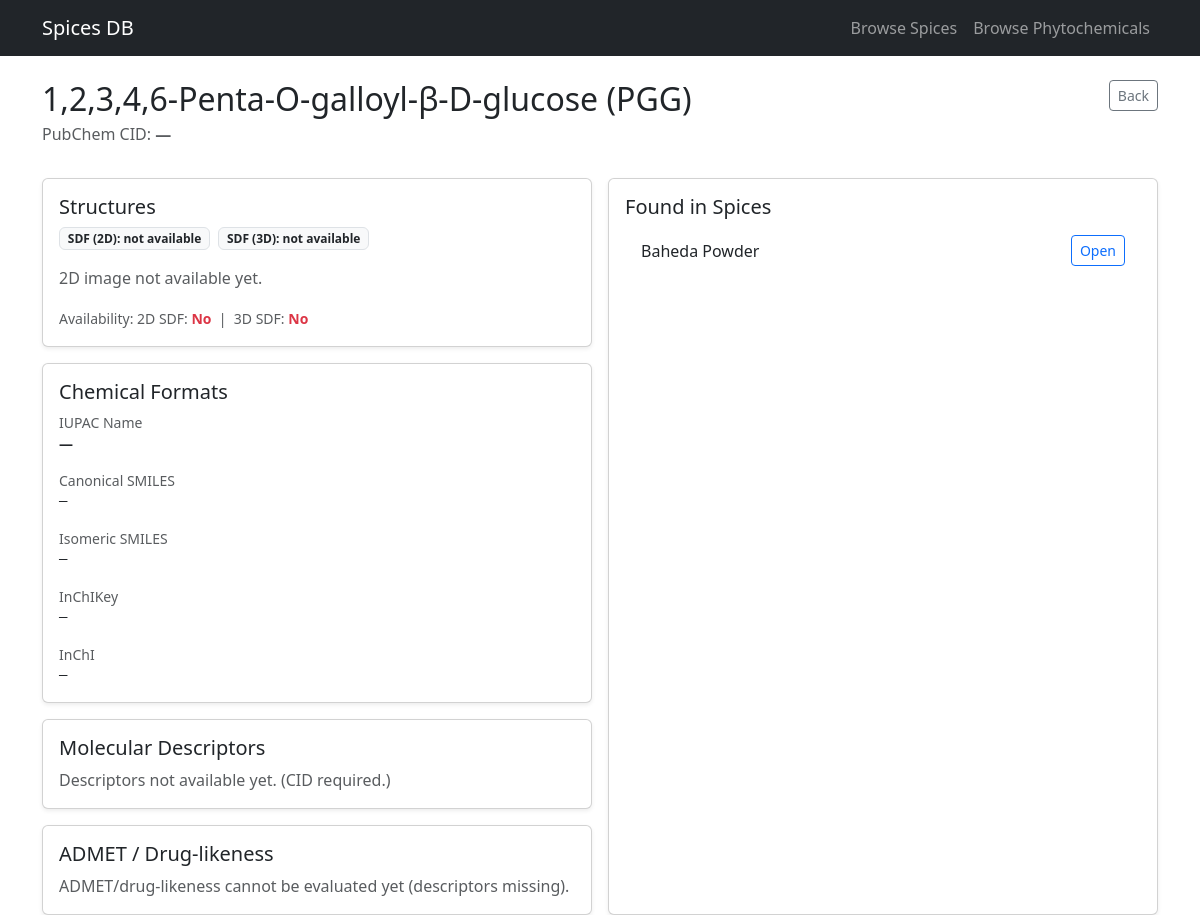
Page /phytochemical/909 on the committed database.
### tables this page shows
CREATE TABLE phytochemicals (
  phyto_id INTEGER PRIMARY KEY AUTOINCREMENT,
  phyto_name TEXT NOT NULL,
  cid INTEGER UNIQUE
);

CREATE TABLE spices (
  spice_id INTEGER PRIMARY KEY AUTOINCREMENT,
  spice_name TEXT NOT NULL UNIQUE,
  botanical_name TEXT
);

### app.py (the view)
@app.route("/phytochemical/<int:phyto_id>")
def phytochemical_detail(phyto_id: int):
    phyto = fetch_phyto_full(phyto_id)
    if not phyto:
        abort(404)
    cid = phyto["cid"]
    print("\n========== PHYTO DETAIL DEBUG ==========")
    print("phyto_id:", phyto_id)
    print("cid:", cid)
    print("existing smiles:", phyto["smiles"])
    print("existing inchikey:", phyto["inchikey"])
    print("existing mw:", phyto["molecular_weight"])
    print("=======================================\n")
    missing_all_structures = (
        not phyto["sdf_2d_path"]
        and not phyto["sdf_3d_path"]
        and not phyto["png_2d_path"]
    )
    if cid and missing_all_structures:
        fetch_structures_on_demand(phyto_id=phyto_id, cid=int(cid))
        phyto = fetch_phyto_full(phyto_id)
    missing_desc = (
        phyto["molecular_weight"] is None
        or phyto["smiles"] is None
        or phyto["inchikey"] is None
    )
    if cid and missing_desc:
        fetch_descriptors_from_pubchem(phyto_id=phyto_id, cid=int(cid))
        phyto = fetch_phyto_full(phyto_id)
    drug_rules = calc_druglikeness_rules(phyto) if phyto["molecular_weight"] is not None else None
    spices = query_db(
        """
        SELECT sp.spice_id, sp.spice_name
        FROM spice_phytochemicals map
        JOIN spices sp ON sp.spice_id = map.spice_id
        WHERE map.phyto_id = ?
        ORDER BY sp.spice_name ASC
        """,
        (phyto_id,),
    )
    return render_template(
        "phytochemical_detail.html",
        phyto=phyto,
        spices=spices,
        drug_rules=drug_rules,
    )

### app.py (called while the page is built)
def get_db_connection():
    if not os.path.exists(DB_PATH):
        raise FileNotFoundError(
            f"SQLite DB not found at {DB_PATH}. Put spices.db inside /data folder."
        )
    conn = sqlite3.connect(DB_PATH)
    conn.row_factory = sqlite3.Row
    return conn

def query_db(sql: str, params=(), one: bool = False):
    conn = get_db_connection()
    cur = conn.execute(sql, params)
    rows = cur.fetchall()
    conn.close()
    return (rows[0] if rows else None) if one else rows

### templates/phytochemical_detail.html (shortened to what this page needs)
{% extends "base.html" %}
{% block content %}
<div class="container mt-4">
  <div class="d-flex align-items-start justify-content-between gap-3 flex-wrap">
    <div>
      <h2 class="mb-1">{{ phyto.phyto_name }}</h2>
      <div class="text-muted">
        PubChem CID:
        {% if phyto.cid %}
          <b id="cidValue">{{ phyto.cid }}</b>
          <a class="ms-2 small text-decoration-none"
             href="https://pubchem.ncbi.nlm.nih.gov/compound/{{ phyto.cid }}"
             target="_blank">
            View on PubChem ↗
          </a>
          <button type="button"
                  class="btn btn-sm btn-outline-secondary ms-2 py-0 px-2"
                  onclick="copyCID()"
                  title="Copy CID">
            Copy
          </button>
        {% else %}
          <b>—</b>
        {% endif %}
      </div>
    </div>
    <div class="d-flex gap-2">
      <a class="btn btn-sm btn-outline-secondary"
         href="{{ url_for('browse_phytochemicals') }}">
        Back
      </a>
    </div>
  </div>
  <div class="row g-3 mt-3">
    <div class="col-md-6">
      <div class="card shadow-sm">
        <div class="card-body">
          <h5 class="card-title mb-2">Structures</h5>
          <div class="d-flex flex-wrap gap-2">
            {% if phyto.sdf_2d_path %}
              <a class="btn btn-sm btn-outline-primary"
                 href="{{ url_for('static', filename=phyto.sdf_2d_path) }}"
                 download>
                Download SDF (2D)
              </a>
            {% else %}
              <span class="badge bg-light text-dark border">SDF (2D): not available</span>
            {% endif %}
            {% if phyto.sdf_3d_path %}
              <a class="btn btn-sm btn-outline-primary"
                 href="{{ url_for('static', filename=phyto.sdf_3d_path) }}"
                 download>
                Download SDF (3D)
              </a>
            {% else %}
              <span class="badge bg-light text-dark border">SDF (3D): not available</span>
            {% endif %}
          </div>
          <div class="mt-3">
            {% if phyto.png_2d_path %}
              <div class="text-muted mb-2">2D depiction:</div>
              <div class="border rounded p-2 bg-white text-center">
                <img src="{{ url_for('static', filename=phyto.png_2d_path) }}"
                     class="img-fluid"
                     alt="2D structure"
                     style="max-height: 280px;" />
              </div>
              <div class="mt-2">
                <a class="small text-decoration-none"
                   href="{{ url_for('static', filename=phyto.png_2d_path) }}"
                   download>
                  Download 2D image (PNG)
                </a>
              </div>
            {% else %}
              <div class="text-muted">2D image not available yet.</div>
            {% endif %}
          </div>
          <div class="mt-3">
            <small class="text-muted">
              Availability:
              2D SDF:
              {% if phyto.has_2d %}<b class="text-success">Yes</b>{% else %}<b class="text-danger">No</b>{% endif %}
              &nbsp;|&nbsp;
              3D SDF:
              {% if phyto.has_3d %}<b class="text-success">Yes</b>{% else %}<b class="text-danger">No</b>{% endif %}
            </small>
          </div>
        </div>
      </div>
      <div class="card shadow-sm mt-3">
        <div class="card-body">
          <h5 class="card-title mb-2">Chemical Formats</h5>
          {% set canonical = phyto.smiles or phyto.CanonicalSMILES %}
          {% set isomeric = phyto.isomeric_smiles or phyto.IsomericSMILES %}
          {% set inchikey = phyto.inchikey or phyto.InChIKey %}
          {% set inchi = phyto.inchi or phyto.InChI %}
          {% set iupac = phyto.iupac_name or phyto.IUPACName %}
          <div class="mb-3">
            <div class="text-muted small">IUPAC Name</div>
            <div class="small text-break"><b>{{ iupac or "—" }}</b></div>
          </div>
          <div class="mb-3">
            <div class="text-muted small">Canonical SMILES</div>
            <div class="font-monospace small text-break">{{ canonical or "—" }}</div>
          </div>
          <div class="mb-3">
            <div class="text-muted small">Isomeric SMILES</div>
            <div class="font-monospace small text-break">{{ isomeric or "—" }}</div>
          </div>
          <div class="mb-3">
            <div class="text-muted small">InChIKey</div>
            <div class="font-monospace small text-break">{{ inchikey or "—" }}</div>
          </div>
          <div>
            <div class="text-muted small">InChI</div>
            <div class="font-monospace small text-break">{{ inchi or "—" }}</div>
          </div>
        </div>
      </div>
      <div class="card shadow-sm mt-3">
        <div class="card-body">
          <h5 class="card-title mb-2">Molecular Descriptors</h5>
          {% if phyto.molecular_weight is not none %}
            <div class="row g-3 mt-1">
              <div class="col-6">
                <div class="text-muted small">Molecular Formula</div>
                <div><b>{{ phyto.molecular_formula or "—" }}</b></div>
              </div>
              <div class="col-6">
                <div class="text-muted small">Molecular Weight</div>
                <div><b>{{ "%.3f"|format(phyto.molecular_weight) }}</b></div>
              </div>
              <div class="col-6">
                <div class="text-muted small">XlogP</div>
                <div><b>{{ phyto.xlogp if phyto.xlogp is not none else "—" }}</b></div>
              </div>
              <div class="col-6">
                <div class="text-muted small">TPSA</div>
                <div><b>{{ phyto.tpsa if phyto.tpsa is not none else "—" }}</b></div>
              </div>
              <div class="col-6">
                <div class="text-muted small">H-bond Donors (HBD)</div>
                <div><b>{{ phyto.hbd if phyto.hbd is not none else "—" }}</b></div>
              </div>
              <div class="col-6">
                <div class="text-muted small">H-bond Acceptors (HBA)</div>
                <div><b>{{ phyto.hba if phyto.hba is not none else "—" }}</b></div>
              </div>
              <div class="col-6">
                <div class="text-muted small">Rotatable Bonds</div>
                <div><b>{{ phyto.rotatable_bonds if phyto.rotatable_bonds is not none else "—" }}</b></div>
              </div>
              <div class="col-6">
                <div class="text-muted small">Heavy Atom Count</div>
                <div><b>{{ phyto.heavy_atom_count if phyto.heavy_atom_count is not none else "—" }}</b></div>
              </div>
              <div class="col-6">
                <div class="text-muted small">Complexity</div>
                <div><b>{{ phyto.complexity if phyto.complexity is not none else "—" }}</b></div>
              </div>
              <div class="col-6">
                <div class="text-muted small">Charge</div>
                <div><b>{{ phyto.charge if phyto.charge is not none else "—" }}</b></div>
              </div>
            </div>
            <div class="mt-3">
              <small class="text-muted">Source: PubChem (CID-based properties).</small>
            </div>
          {% else %}
            <div class="text-muted">
              Descriptors not available yet.
              {% if phyto.cid %}
                (They will be fetched automatically from PubChem.)
              {% else %}
                (CID required.)
              {% endif %}
            </div>
          {% endif %}
        </div>
      </div>
      <div class="card shadow-sm mt-3">
        <div class="card-body">
          <h5 class="card-title mb-2">ADMET / Drug-likeness</h5>
          {% if phyto.molecular_weight is not none and drug_rules %}
            <div class="table-responsive">
              <table class="table table-sm align-middle mb-0">
                <thead>
                  <tr>
                    <th>Rule</th>
                    <th style="width:110px;">Status</th>
                    <th>Notes</th>
                  </tr>
                </thead>
                <tbody>
                  {% for rule_name, r in drug_rules.items() %}
                    <tr>
                      <td>
                        <b>{{ rule_name }}</b><br>
                        <small class="text-muted">{{ r.note }}</small>
                      </td>
                      <td>
                        {% if r.pass %}
                          <span class="badge bg-success">PASS</span>
                        {% else %}
                          <span class="badge bg-danger">FAIL</span>
                        {% endif %}
                      </td>
                      <td>
                        {% if r.pass %}
                          <span class="text-muted">All parameters within limits.</span>
                        {% else %}
                          <div>
                            <b>{{ r.fail_count }}</b> parameter(s) out of range:
                            <ul class="mb-0">
                              {% for f in r.fails %}
                                <li><code>{{ f }}</code></li>
                              {% endfor %}
                            </ul>
                          </div>
                        {% endif %}
                      </td>
                    </tr>
                  {% endfor %}
                </tbody>
              </table>
            </div>
            <div class="mt-2">
              <small class="text-muted">
                These filters are heuristic screening rules (not absolute).
              </small>
            </div>
          {% else %}
            <div class="text-muted">
              ADMET/drug-likeness cannot be evaluated yet (descriptors missing).
            </div>
          {% endif %}
        </div>
      </div>
    </div>
    <div class="col-md-6">
      <div class="card shadow-sm h-100">
        <div class="card-body">
          <h5 class="card-title">Found in Spices</h5>
          {% if spices %}
            <ul class="list-group list-group-flush mt-2">
              {% for s in spices %}
                <li class="list-group-item d-flex justify-content-between align-items-center">
                  <span>{{ s.spice_name }}</span>
                  <a href="{{ url_for('spice_detail', spice_id=s.spice_id) }}"
                     class="btn btn-sm btn-outline-primary">
                    Open
                  </a>
                </li>
              {% endfor %}
            </ul>
          {% else %}
            <div class="text-muted">No spice mappings found.</div>
          {% endif %}
        </div>
      </div>
    </div>
  </div>
</div>
{% endblock %}

### rows in the picture
phytochemicals: phyto_name "1,2,3,4,6-Penta-O-galloyl-β-D-glucose (PGG)"
spices: spice_name "Baheda Powder"

### other values in the picture
{{ iupac or "—" }} "—"
{{ canonical or "—" }} "—"
{{ isomeric or "—" }} "—"
{{ inchikey or "—" }} "—"
{{ inchi or "—" }} "—"
